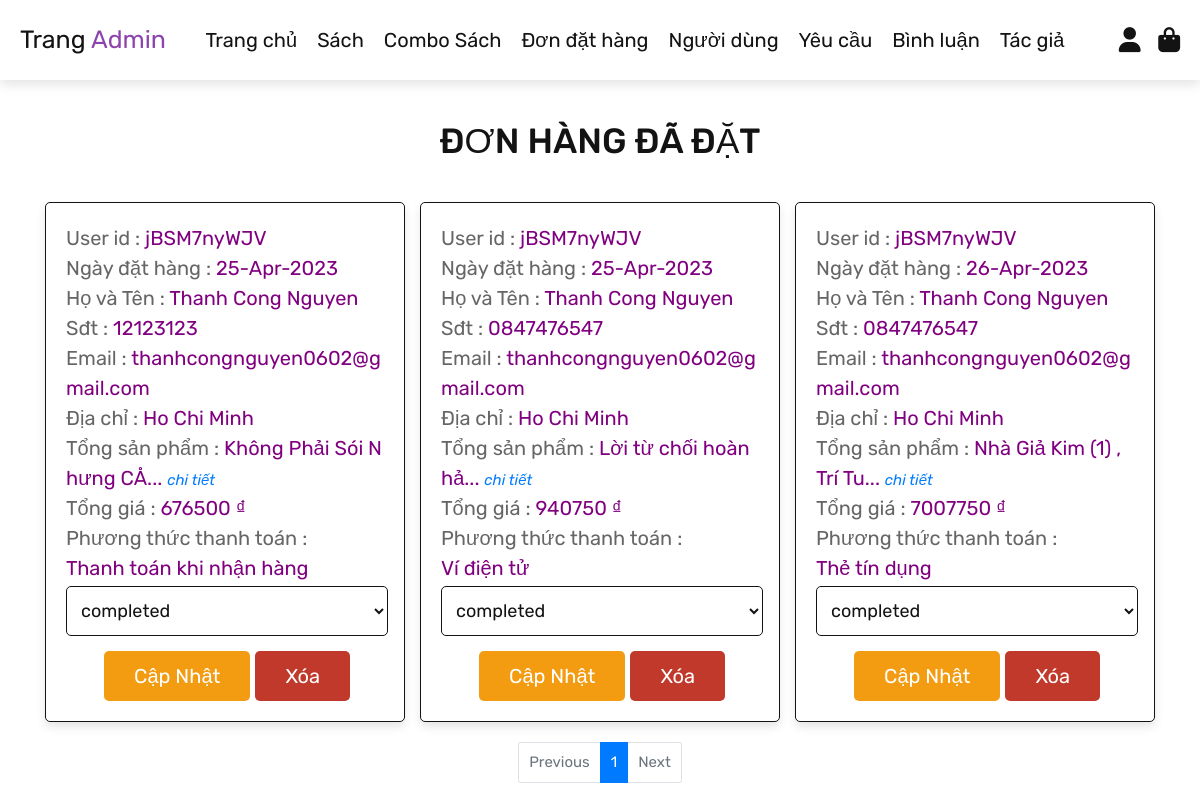
Page /admin/View/admin_order.php (signed in) on the committed database.
### tables this page shows
CREATE TABLE `orders` (
  `id` int(100) NOT NULL,
  `user_id` varchar(10) NOT NULL,
  `name` varchar(100) NOT NULL,
  `number` varchar(12) NOT NULL,
  `email` varchar(100) NOT NULL,
  `method` varchar(50) NOT NULL,
  `address` varchar(500) NOT NULL,
  `total_products` varchar(1000) NOT NULL,
  `total_price` int(100) NOT NULL,
  `placed_on` varchar(50) NOT NULL,
  `payment_status` varchar(20) NOT NULL DEFAULT 'pending'
);

### admin/View/admin_order.php (the view, shortened to what this page needs)
<?php
include '../../config/config.php';
?>
<?php
function truncate_text($text)
{
    if (strlen($text) > 40) {
        $text = substr($text, 0, 30) . '...';
        $text = trim($text);
    }
    return $text;
}
?>
<!DOCTYPE html>
<html lang="en">
<head>
    <link rel="stylesheet" href="https://cdn.jsdelivr.net/npm/bootstrap@4.0.0/dist/css/bootstrap.min.css">
    <link rel="stylesheet" href="https://cdnjs.cloudflare.com/ajax/libs/font-awesome/6.0.0/css/all.min.css">
    <link rel="stylesheet" href="../../public/css/admin.css">
</head>
<body>
    <?php include 'admin_header.php'; ?>
    <section class="orders">
        <h1 class="title">Đơn hàng đã đặt</h1>
        <div class="box-container" style="margin-top:40px;">
            <?php
            $per_page = 6;
            $select_orders = mysqli_query($conn, "SELECT * FROM `orders`") or die('query failed');
            if (mysqli_num_rows($select_orders) > 0) {
                while ($fetch_orders = mysqli_fetch_assoc($select_orders)) {
            ?>
                    <?php
                    $total_products = mysqli_query($conn, "SELECT COUNT(*) AS total FROM `orders`") or die('query failed');
                    $total_products = mysqli_fetch_assoc($total_products)['total'];
                    $total_pages = ceil($total_products / $per_page);
                    $current_page = isset($_GET['page']) ? $_GET['page'] : 1;
                    $url = "http://localhost:3000/admin/View/admin_product.php?page=";
                    $offset = ($current_page - 1) * $per_page;
                    $select_orders = mysqli_query($conn, "SELECT * FROM orders LIMIT $per_page OFFSET $offset") or die('query failed');
                    if (mysqli_num_rows($select_orders) > 0) {
                        while ($fetch_orders = mysqli_fetch_assoc($select_orders)) {
                    ?>
                            <div class="box">
                                <p> User id : <span><?php echo $fetch_orders['user_id']; ?></span> </p>
                                <p> Ngày đặt hàng : <span><?php echo $fetch_orders['placed_on']; ?></span> </p>
                                <p> Họ và Tên : <span><?php echo $fetch_orders['name']; ?></span> </p>
                                <p> Sđt : <span><?php echo $fetch_orders['number']; ?></span> </p>
                                <p> Email : <span><?php echo $fetch_orders['email']; ?></span> </p>
                                <p> Địa chỉ : <span><?php echo truncate_text($fetch_orders['address']); ?></span>
                                </p>
                                <p class="total-products"> Tổng sản phẩm :
                                    <span><?php echo preg_replace('/,/', '', truncate_text($fetch_orders['total_products']), 1); ?></span>
                                    <?php if (strlen(truncate_text($fetch_orders['total_products'])) < strlen($fetch_orders['total_products'])) { ?>
                                        <a style="font-size: 1.5rem;font-style:italic;" href="#" onclick="expandText(`<?php echo $fetch_orders['total_products']; ?>`);">chi tiết</a>
                                    <?php } ?>
                                </p>
                                <p> Tổng giá : <span><?php echo $fetch_orders['total_price']; ?></span>
                                    <span class="rate">₫</span></h3>
                                </p>
                                <p> Phương thức thanh toán : <br>
                                    <span><?php echo $fetch_orders['method']; ?></span>
                                </p>
                                <div class="select-button">
                                    <form action="../Controllers/adminOrderController.php" method="post">
                                        <select name="update_payment">
                                            <option value="" selected disabled><?php echo $fetch_orders['payment_status']; ?></option>
                                        </select>
                                        <div style="display:flex;justify-content:center;gap:0.5rem; ">
                                            <input type="submit" value="Cập Nhật" name="update_order" class="option-btn">
                                            <input type="submit" value="Xóa" onclick="return confirm('Bạn chắc chắn muốn xóa?');" class="delete-btn" name="delete_order">
                                        </div>
                                    </form>
                                </div>
                            </div>
            <?php
                        }
                    }
                }
            } else {
                echo '<p class="empty">Chưa có đơn hàng nào được đặt!</p>';
            }
            ?>
        </div>
        <nav aria-label="Page navigation example" class="toolbar">
            <ul class="pagination justify-content-center d-flex flex-wrap">
                <li class="page-item <?php echo ($current_page <= 1) ? 'disabled' : ''; ?>">
                    <a class="page-link" href="<?php echo $url . ($current_page - 1); ?>" tabindex="-1">Previous</a>
                </li>
                <?php
                $start_page = ($current_page <= 3) ? 1 : $current_page - 2;
                $end_page = ($total_pages - $current_page >= 2) ? $current_page + 2 : $total_pages;
                $num_displayed_pages = $end_page - $start_page + 1;
                for ($i = $start_page; $i <= $end_page; $i++) {
                    if ($num_displayed_pages <= 5 || ($i >= $current_page - 2 && $i <= $current_page + 2)) {
                        echo '<li class="page-item ' . (($i == $current_page) ? 'active' : '') . '"><a class="page-link" href="' . $url . $i . '">' . $i . '</a></li>';
                    }
                }
                ?>
                <li class="page-item <?php echo ($current_page >= $total_pages) ? 'disabled' : ''; ?>">
                    <a class="page-link" href="<?php echo $url . ($current_page + 1); ?>">Next</a>
                </li>
            </ul>
        </nav>
    </section>
</body>
</html>

### public/css/admin.css (style rules this page uses)
:root { --purple: #8e44ad; --red: #c0392b; --orange: #f39c12; --black: #131313; --white: #fff; --light-color: #666; --light-white: #ccc; --light-bg: rgba(255, 255, 255, 0.1); --border: 0.1rem solid var(--black); --box-shadow: 0 0.5rem 1rem rgba(0, 0, 0, 0.1); }
* { font-family: "Rubik", sans-serif; margin: 0; padding: 0; box-sizing: border-box; outline: none; border: none; text-decoration: none; transition: all 0.2s linear; }
.page-item .page-link { font-size: 1.5rem; }
.toolbar { display: flex; font-size: 1.5rem; padding: 2rem 0; border: none; }
.toolbar .pagination { margin: 0 auto; }
.toolbar .page-link { padding: 1rem 1rem; }
html { font-size: 62.5%; overflow-x: hidden; }
body { background-color: var(--light-bg); }
section { padding: 4rem 3rem; }
.title { text-align: center; align-items: center; text-transform: uppercase; color: var(--black); font-size: 3.5rem; }
.btn, .option-btn, .delete-btn, .white-btn { display: inline-block; margin-top: 1rem; padding: 1rem 3rem; cursor: pointer; color: var(--white); font-size: 2rem; border-radius: 0.5rem; text-transform: capitalize; }
.option-btn { background-color: var(--orange); }
.delete-btn { background-color: var(--red); }
.orders .box-container { display: grid; grid-template-columns: repeat(auto-fit, 36rem); justify-content: center; gap: 1.5rem; max-width: 1200px; margin: 0 auto; align-items: flex-start; }
.orders .box-container .box { background-color: var(--white); padding: 2rem; border: var(--border); box-shadow: var(--box-shadow); border-radius: 0.5rem; word-wrap: break-word; word-break: break-all; min-height: 520px; position: relative; }
.orders .box-container .box p { font-size: 2rem; color: var(--light-color); }
.orders .box-container .box p span { color: var(--black); }
.orders .box-container .box form { text-align: center; }
.orders .box-container .box .select-button { width: 90%; position: absolute; bottom: 20px; margin-right: 22px; }
.orders .box-container .box .select-button form select { border-radius: 0.5rem; margin: 0.5rem 0; width: 100%; background-color: var(--light-bg); border: var(--border); padding: 1.2rem 1rem; font-size: 1.8rem; color: var(--black); }
.orders .box-container .box p span { color: purple; }

### admin/View/admin_order.php (style rules this page uses)
.orders .box-container .box p { margin-bottom: 0rem; }

### rows in the picture
orders: user "jBSM7nyWJV", placed_on "25-Apr-2023", name "Thanh Cong Nguyen", number "12123123", email "thanhcongnguyen0602@gmail.com", address "Ho Chi Minh", total_products "Không Phải Sói Nhưng CÅ...", total_price "676500", method "Thanh toán khi nhận hàng", update_payment "completed"
orders: user "jBSM7nyWJV", placed_on "25-Apr-2023", name "Thanh Cong Nguyen", number "0847476547", email "thanhcongnguyen0602@gmail.com", address "Ho Chi Minh", total_products "Lời từ chối hoàn hả...", total_price "940750", method "Ví điện tử", update_payment "completed"
orders: user "jBSM7nyWJV", placed_on "26-Apr-2023", name "Thanh Cong Nguyen", number "0847476547", email "thanhcongnguyen0602@gmail.com", address "Ho Chi Minh", total_products "Nhà Giả Kim (1) , Trí Tu...", total_price "7007750", method "Thẻ tín dụng", update_payment "completed"
